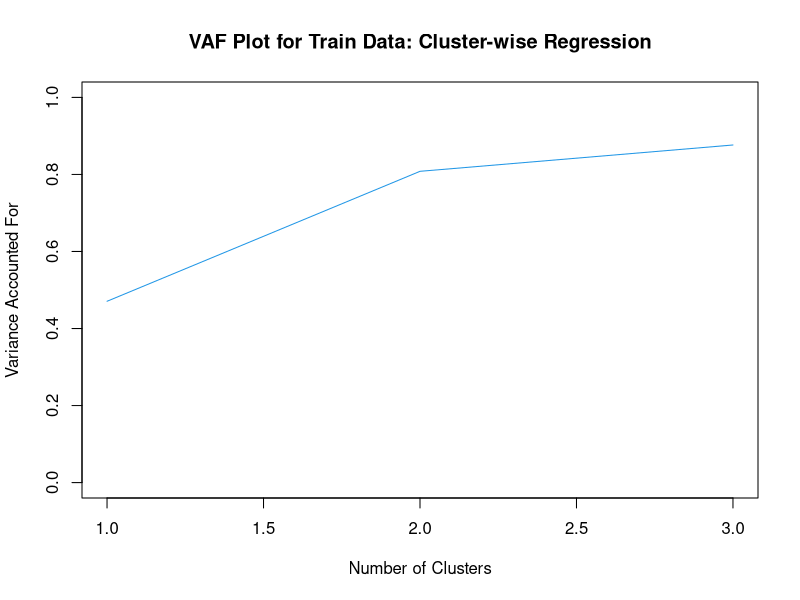

Write R code to recreate this figure.
install.packages("caret")
install.packages("tidyselect")
install.packages("ggplot2")

library(tidyselect)
library(caret)
library(ggplot2)

setwd("C:/Users/QZHAN101/Downloads/play/UCHICAGO/MSCA_31008_Data_Mining_Principles")


# 1.	Use csv or caret data.
data(GermanCredit)

df <- GermanCredit

str(df)


# 2. Use the training and Test samples for the GermanCredit data set 
# that you used in Assignment 1. Call them, say, Train and Test.

set.seed(3456)

# Create a function to split sample into train and test using 632:328 ratio
# # Use the same seed from the previous assignment for train-test split

split_sample_to_train_and_test <- function(df, portion = 0.632 ) {
    
    train_indices <- createDataPartition(df$Amount,
                                         p = portion,
                                         list = FALSE,
                                         times = 1)
    # create training set
    df_train <- df[train_indices, ]
    
    # create testing set
    df_test <- df[-train_indices, ]
    
    # view number of rows in each set
    # nrow(df_train)
    # nrow(df_test)
    
    # Return multiple values as list
    return(list(df_train, df_test))
}


df_split <- split_sample_to_train_and_test(df)

# check training data set
# head(df_split[[1]][])
train_set <- df_split[[1]][]

# check testing data set
# head(df_split[[2]][])
test_set <- df_split[[2]][]



# Load Anil’s `clustreg` and `clustreg.predict` functions
clustreg=function(dat,k,tries,sed,niter)
{
    
    set.seed(sed)
    dat=as.data.frame(dat)
    rsq=rep(NA,niter)
    res=list()
    rsq.best=0
    for(l in 1:tries) 
    {
        
        c = sample(1:k,nrow(dat),replace=TRUE)
        yhat=rep(NA,nrow(dat))
        for(i in 1:niter) 
        {		
            resid=pred=matrix(0,nrow(dat),k)
            for(j in 1:k)
            {	
                pred[,j]=predict(glm(dat[c==j,],family="gaussian"),newdata=dat)		
                resid[,j] = (pred[,j]-dat[,1])^2
            }
            
            c = apply(resid,1,which.min)
            for(m in 1:nrow(dat)) {yhat[m]=pred[m,c[m]]}
            rsq[i] = cor(dat[,1],yhat)^2	
        }
        
        if(rsq[niter] > rsq.best) 
        {	
            rsq.best=rsq[niter]
            l.best=l
            c.best=c
            yhat.best=yhat
        }
    }
    
    res=list("Complete")
    for(i in k:1) {res=list(summary(lm(dat[c.best==i,])),res)}
    
    return(list(data=dat,nclust=k,tries=tries,seed=sed,rsq.best=rsq.best,number.loops=niter, Best.try=l.best,cluster=c.best,results=res))
}


clustreg.predict=function(results,newdat){
    
    yhat=rep(NA,nrow(newdat))
    resid=pred=matrix(0,nrow(newdat),length(table(results$cluster)))
    
    for(j in 1:length(table(results$cluster))){			
        pred[,j]=predict(glm(results$data[results$cluster==j,],family="gaussian"),newdata=newdat)		
        resid[,j] = (pred[,j]-newdat[,1])^2
    }
    
    c = apply(resid,1,which.min)
    for(m in 1:nrow(newdat)) {yhat[m]=pred[m,c[m]]}
    rsq = cor(newdat[,1],yhat)^2	
    
    return(list(results=results,newdata=newdat,cluster=c,yhat=yhat,rsq=rsq))
    
}


# Standardize your variables
standaridized_variables = as.data.frame(scale(train_set[,-10]))


# Use the Train data set to build a cluster-wise regression model. 
# Choose "Amount" as the dependent variable. Build 1, 2, and 3 cluster
#  solutions. 4 clusters may be too many for this data set.

train_stand <- standaridized_variables[c(2,1,3,4,5,6,7)]


# Perform cluster-wise regression for 1, 2, and 3 clusters. 
# Arguments for clustreg formula are: dat, k, tries, seed, niter
clustreg.train.1=clustreg(train_stand,1,1,3456,10)
clustreg.train.2=clustreg(train_stand,2,2,3456,10)
clustreg.train.3=clustreg(train_stand,3,2,3456,10)


# Plot R^2 as a function of the number of clusters
plot(c(1,2,3),c(clustreg.train.1$rsq.best,
                clustreg.train.2$rsq.best,
                clustreg.train.3$rsq.best),
     ylim=c(0,1),
     type="l",
     col=4,
     main="VAF Plot for Train Data: Cluster-wise Regression",
     ylab="Variance Accounted For",
     xlab="Number of Clusters")


# Perform Test validation testing of the cluster-wise regressions
#  using function clustreg.predict().
validation_test_1 <- clustreg.predict(clustreg.train.1, test_set)

validation_test_2 <- clustreg.predict(clustreg.train.2, test_set)

validation_test_3 <- clustreg.predict(clustreg.train.3, test_set)


# Choose the model with the best regression interpretation on 
# Training Data, R^2 and related significance, and the best 
# test performance.
# Show a table of training R^2, holdout R^2, and percentage 
# decrease from train to holdout R squared:
#  (Train R square – Holdout R square)/ Train R square.
# Which model is the most stable? Which performs the best 
# on the holdout set. Which one would you choose as the final model?
# 
validation_test_1$rsq
validation_test_2$rsq
validation_test_3$rsq


# Create a table from existing data.
tab <- table(df$row_variable, df$column_variable)

tab <- matrix(nrow=3, ncol=3)
colnames(tab) <- c('Train_R2','HoldOut_R2','Percentage_decrease')
rownames(tab) <- c('K1','K2','K3')

tab[1,1] <- clustreg.train.1$rsq.best
tab[2,1] <- clustreg.train.2$rsq.best
tab[3,1] <- clustreg.train.3$rsq.best

tab[1,2] <- validation_test_1$rsq
tab[2,2] <- validation_test_2$rsq
tab[3,2] <- validation_test_3$rsq

tab[1,3] <- (clustreg.train.1$rsq.best - validation_test_1$rsq)/clustreg.train.1$rsq.best
tab[2,3] <- (clustreg.train.2$rsq.best - validation_test_2$rsq)/clustreg.train.2$rsq.best
tab[3,3] <- (clustreg.train.3$rsq.best - validation_test_3$rsq)/clustreg.train.3$rsq.best

tab
#     Train_R2 HoldOut_R2    Pct_Decr
# K1 0.4707535  0.9915567 -1.10631835
# K2 0.8081420  0.9786149 -0.21094413
# K3 0.8764858  0.8011402  0.08596331

#The combination for K2 seems to be the best because it has 
#a high Train R2 and Test R2 value, whereas K1 has a very low Train R2
#and K3 has a significantly lower Test R2
#
#Answer: K2 seems to be the most stable. 
#K1 had the best test result, but a very low Train R2
#I would choose K2 as the final model.



# Summarize your results –for both training and Test
# From the training plot of R squared, which solution 
# seems best? How did each solution perform in holdout? 
# Are you able to interpret the results by reading 
# the regression coefficients? Can you tell what types of clusters
#  have been formed?

# K3 is the best in the training plot. K1 did best in the
#  holdout  R squared, follow by K2 and K3.

validation_test_1$results
validation_test_2$results
validation_test_3$results

# The regression coefficients for the final model that we chose, K2, account for ~80%
# of the variance in the training data. 
# 
# The significant coefficients in regression 1 were
# Duration, InstallmentRatePercentage, ResidenceDuration, Age, and Number Existing Credits
# Accounting for ~70% of the variance
# 
# The significant coefficients in regression 2 were
# Duration, InstallmentRatePercentage, and ResidenceDuration
# Accounting for ~70% of the variance
# 

